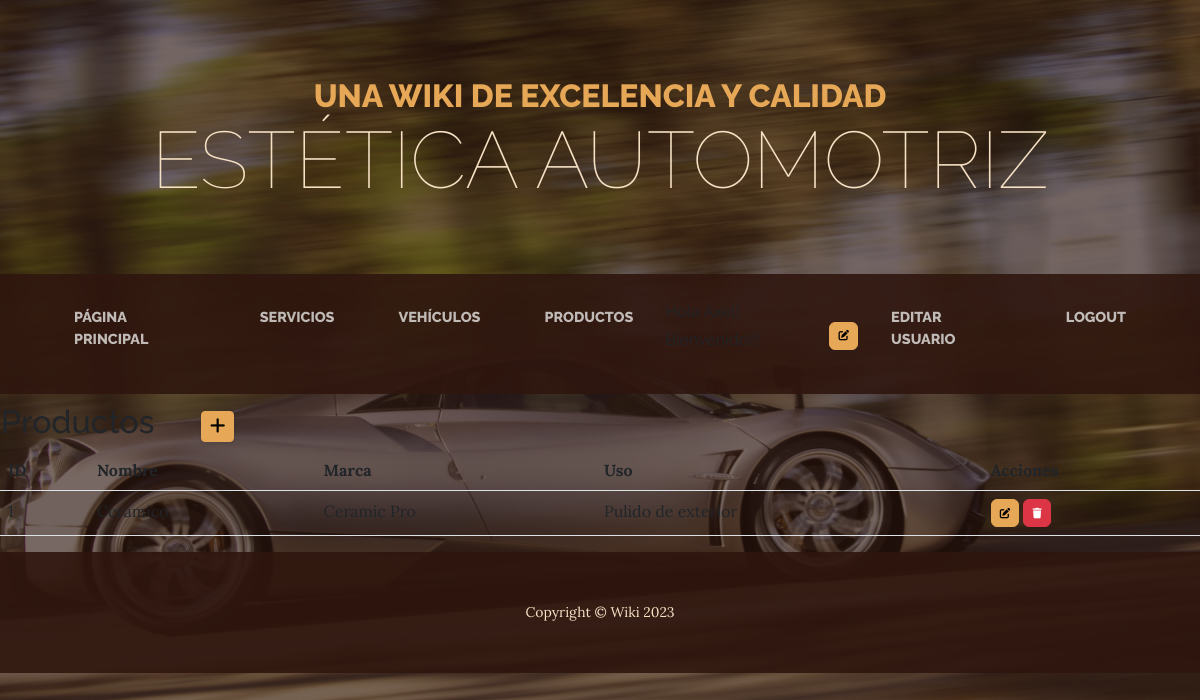
The page /productos/ (signed in) on the database its author committed.
### aplicacion/models.py (models this page shows, shortened)
class Producto(models.Model):
    nombre = models.CharField(max_length=30)
    marca = models.CharField(max_length=30)
    uso = models.CharField(max_length=60)

### aplicacion/views.py (the view)
# urls.py: path('productos/', ProductoList.as_view(), name="productos" ),
class ProductoList(ListView):
    model = Producto

### aplicacion/templates/aplicacion/producto_list.html (shortened to what this page needs)
{% extends 'aplicacion/base.html' %}
{% load static %}
{% block contenido %}
<table>
    <tr>
        <td width="200"><h2>Productos</h2></td>
        <td>
            <a
            href="{% url 'create_producto' %}"
            class="btn btn-primary btn-sm"
            >
            </a>
        </td>
    </tr>
</table>
<table class="table table-striped">
    <thead>
        <tr>
            <th>ID</th>
            <th>Nombre</th>
            <th>Marca</th>
            <th>Uso</th>
            <th>Acciones</th>
        </tr>
    </thead>
    <tbody>
    {% for producto in producto_list %}
    <tr>
        <td>{{ producto.id }}</td>
        <td>{{ producto.nombre }}</td>
        <td>{{ producto.marca }}</td>
        <td>{{ producto.uso }}</td>
        <td>
            <a
              href="{% url 'update_producto' producto.id %}"
              class="btn btn-primary"
              style="--bs-btn-padding-y: .25rem; --bs-btn-padding-x: .5rem; --bs-btn-font-size: .75rem;"
              >
            </a>
            <a
              href="{% url 'delete_producto' producto.id %}"
              class="btn btn-danger"
              style="--bs-btn-padding-y: .25rem; --bs-btn-padding-x: .5rem; --bs-btn-font-size: .75rem;"
              >
            </a>
          </td>
    </tr>
    {% endfor %}
    </tbody>
</table>
{% endblock contenido %}

### rows shown on the page
Producto: id "1", nombre "Ceramico", marca "Ceramic Pro", uso "Pulido de exterior"
